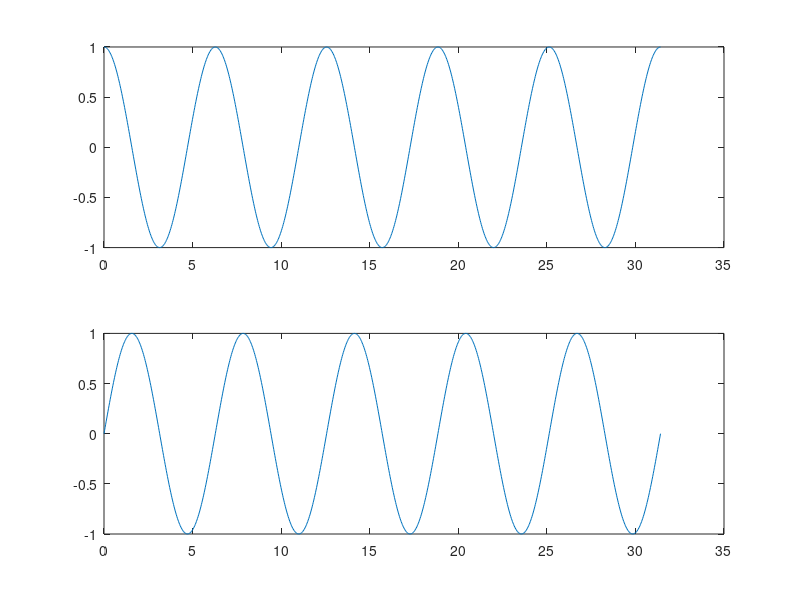

This figure's MATLAB source:
x = 0:pi/100:10*pi;
y = cos(x);
z = sin(x);

subplot(2, 1, 1);
plot(x, y);
% plot(x, y, 'r', x, z, 'b');


% xlabel('Time(s)');
% ylabel('Voltage(v)');
% title('cosine wave');
% grid on;
% legend('cos(x)');

% axis([0 10*pi -1 1]);
% xlim([0 8*pi]);
% ylim([0 1]);
% figure;
% plot(x,y,'r--');
subplot(2, 1, 2);
plot(x, z);
